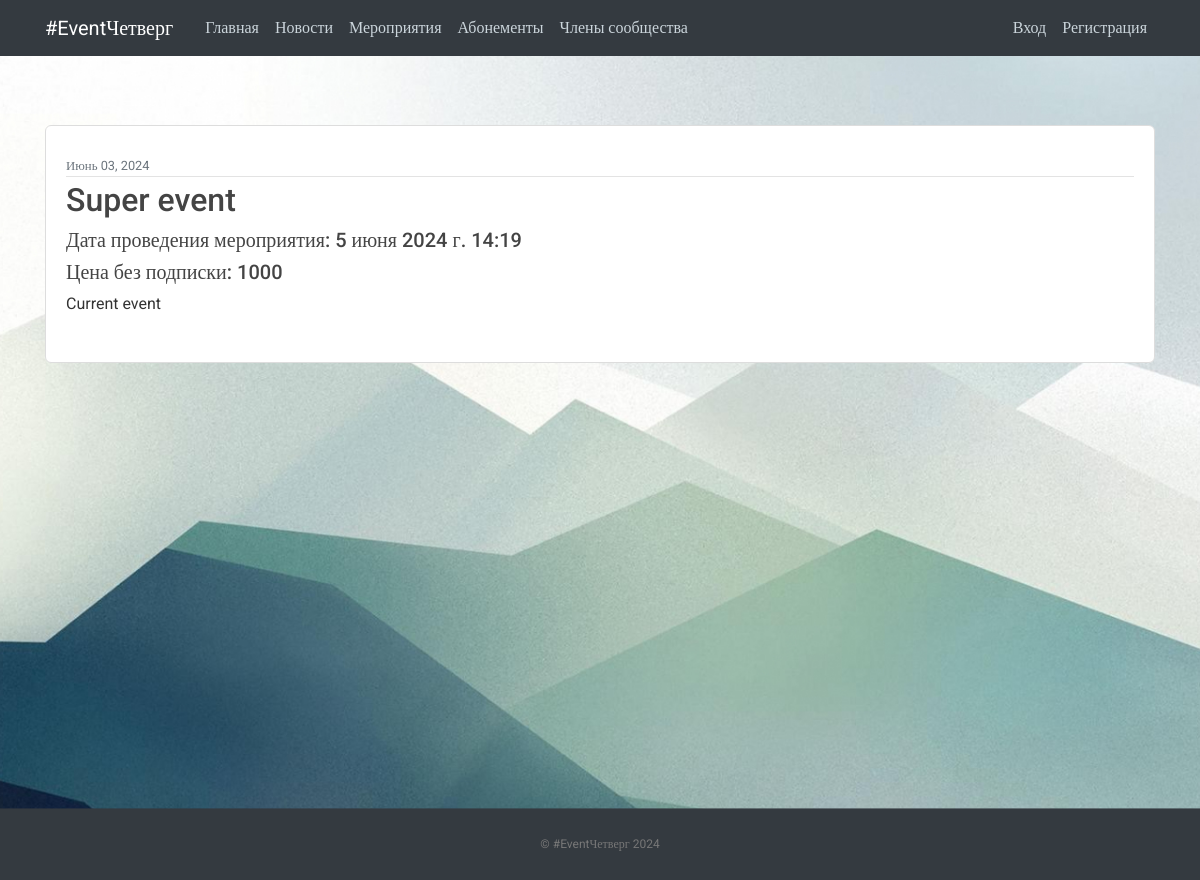
/events/, run on an earlier commit of the app's database.
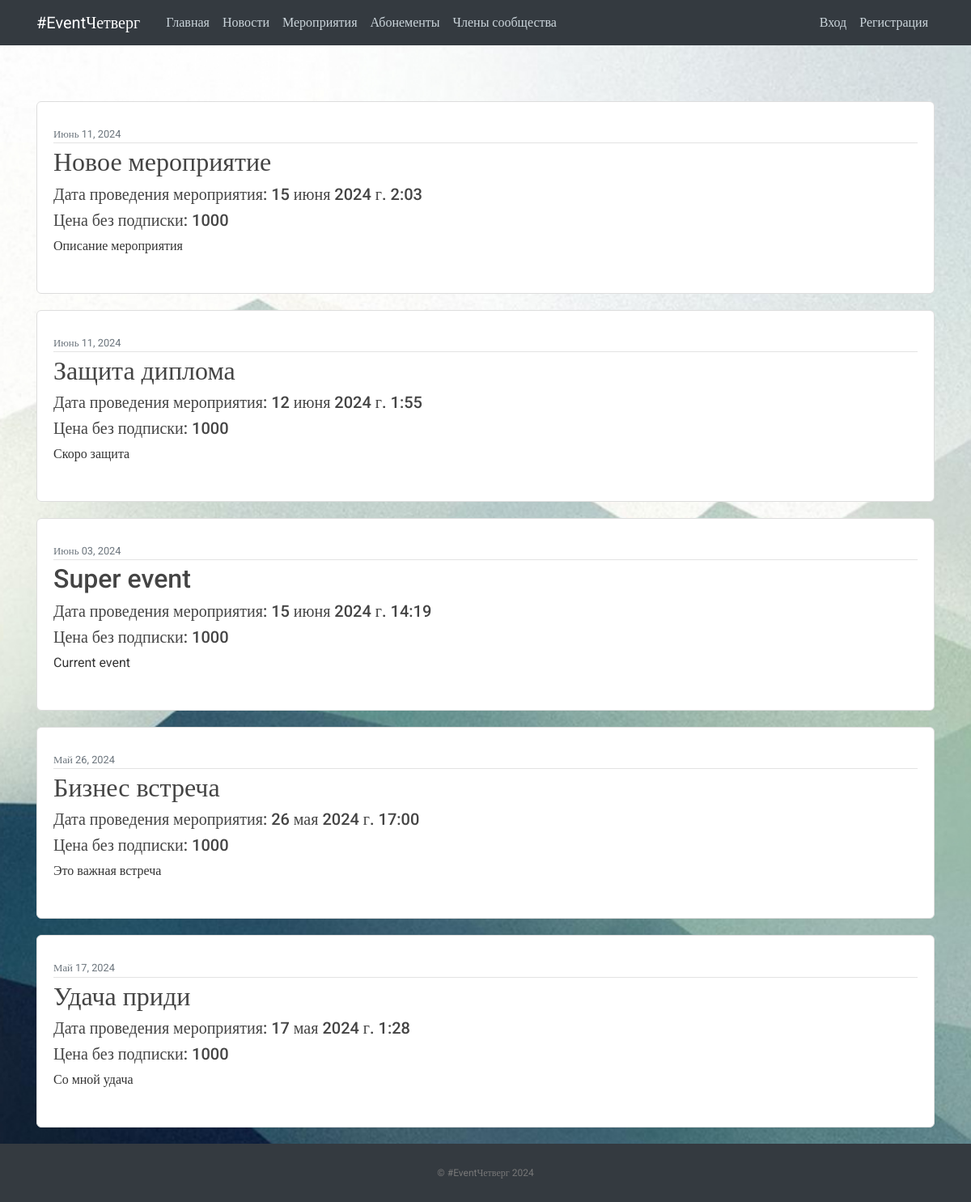
And on a later commit of the database.
### vkr/models.py (models this page shows, shortened)
class Event (models.Model):
    title = models.CharField(max_length=100)
    content = models.TextField()
    date_posted = models.DateTimeField(default=timezone.now)
    is_active = models.BooleanField(default=True)
    event_date = models.DateTimeField(default=timezone.now)
    event_price = models.IntegerField(default=1000)
    image = models.ImageField(default='event_default.png', upload_to='event_pics')

### vkr/views.py (the view)
# urls.py: path('events/', EventListView.as_view(), name='vkr-events'),
class EventListView(ListView):
    queryset = Event.objects.filter(is_active=True)
    template_name = 'vkr/events.html'
    context_object_name = 'events'
    ordering = ['-date_posted']

### vkr/templates/vkr/events.html (shortened to what this page needs)
{% extends "vkr/base.html" %}
{% load static %}
{% block content %}
    <link rel="stylesheet" type="text/css" href="{% static 'modal.css' %}">
    {% for event in events %}
        <article class="media content-section">
            <div class="media-body">
                <div class="article-metadata">
                <small class="text-muted">{{ event.date_posted|date:"F d, Y" }}</small>
                </div>
                <a href="{% url 'event-detail' event.id %}"><h2>{{ event.title }}</h2></a>
                <h5>Дата проведения мероприятия: {{ event.event_date }}</h5>
                <h5>Цена без подписки: {{ event.event_price }}</h5>
                <p class="article-content">{{ event.content }}</p>
            </div>
        </article>
    {% endfor %}
{% endblock content %}

What changed in the data, as far as the page shows it:
added Event: date_posted "Июнь 11, 2024", title "Новое мероприятие", event_date "15 июня 2024 г. 2:03", event_price "1000", content "Описание мероприятия"
added Event: date_posted "Июнь 11, 2024", title "Защита диплома", event_date "12 июня 2024 г. 1:55", event_price "1000", content "Скоро защита"
changed Event "Super event": event_date "5 июня 2024 г. 14:19" → "15 июня 2024 г. 14:19"
now on this page (row edited): Event: date_posted "Май 26, 2024", title "Бизнес встреча", event_date "26 мая 2024 г. 17:00", event_price "1000", content "Это важная встреча"
now on this page (row edited): Event: date_posted "Май 17, 2024", title "Удача приди", event_date "17 мая 2024 г. 1:28", event_price "1000", content "Со мной удача"
